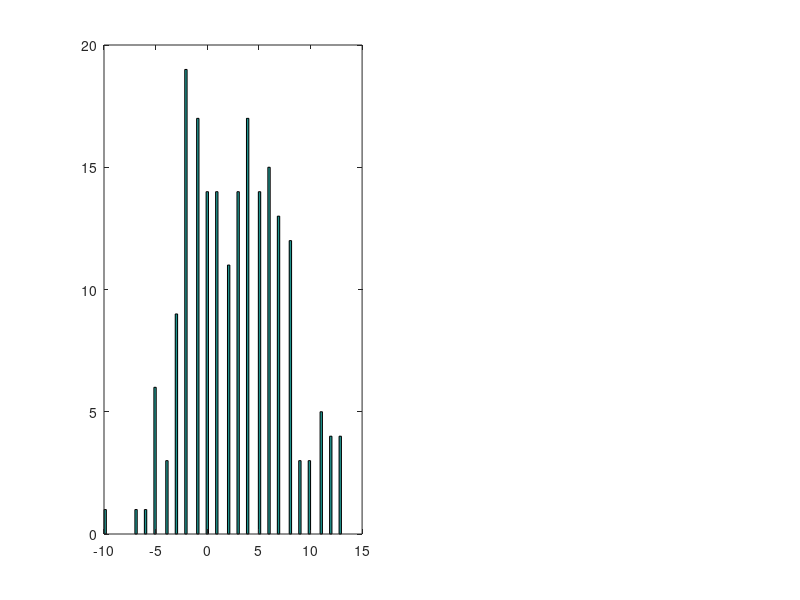

MATLAB code for this plot:



% test_stat

N=100 ;
DATA1=floor( 3*randn( N,1))+ 0  ;
DATA2=floor( 3*randn( N,1))+ 7  ;

figure
subplot(1,2,1)
hist( [ DATA1 ; DATA2 ] , 100 ) 

data= [ DATA1  DATA2 ]' ;
labels = [ 1* ones( N,1)   2*ones(N,1)] ;

 



